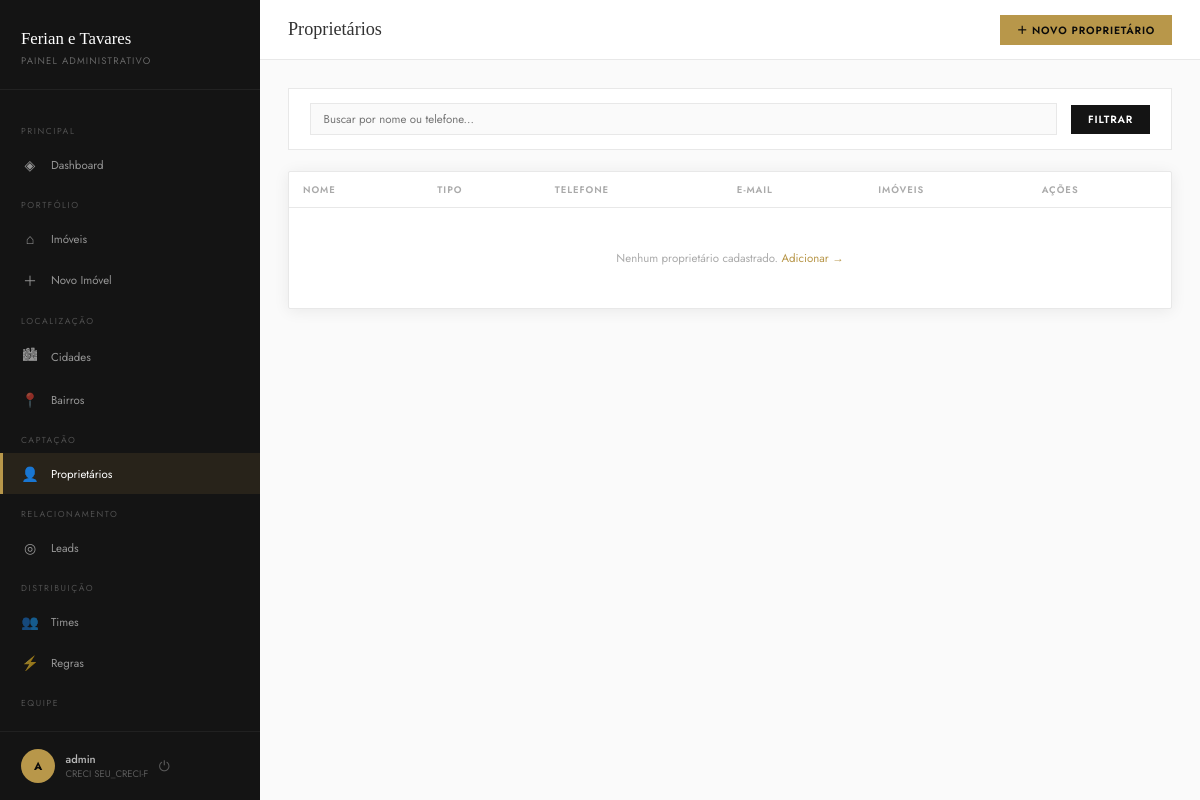
The page /painel/proprietarios/ (signed in) on the database as committed earlier.
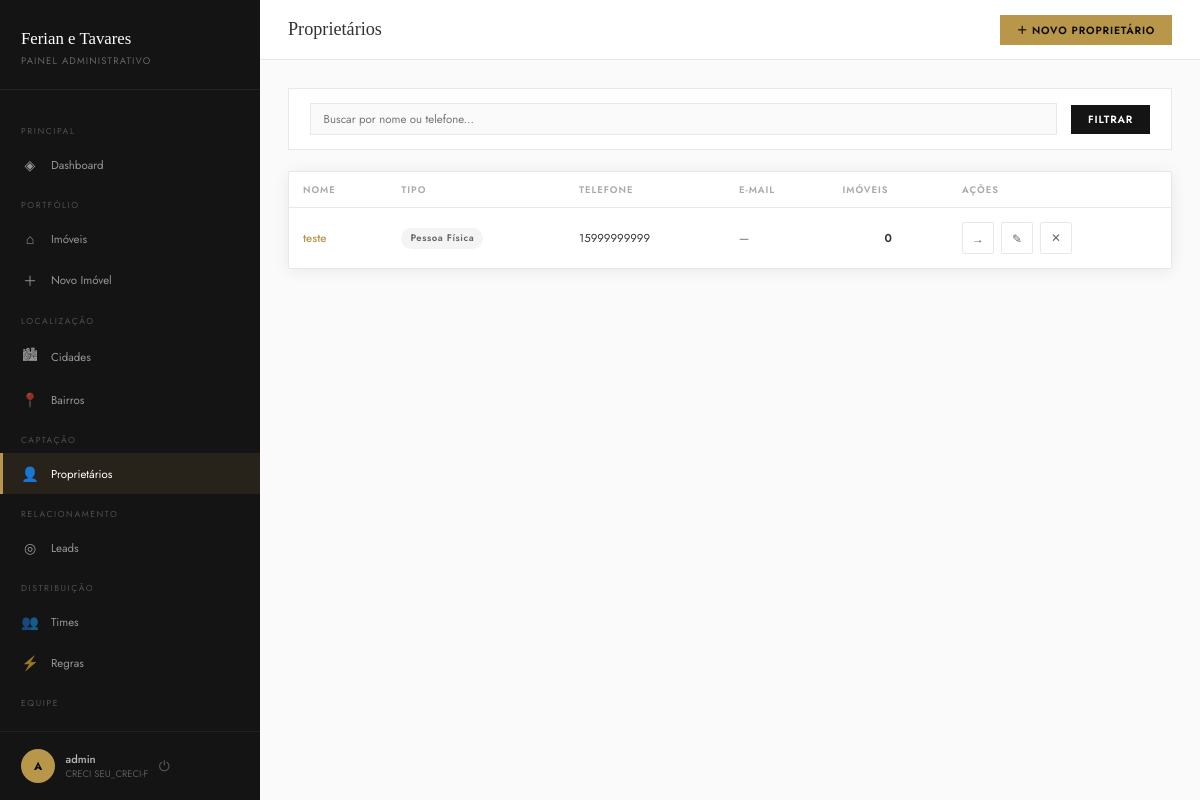
The same page on the database as committed later.
### imoveis/models.py (models this page shows, shortened)
class Proprietario(models.Model):
    TIPO_CHOICES = [
        ('pf', 'Pessoa Física'),
        ('pj', 'Pessoa Jurídica'),
    ]
    nome = models.CharField('Nome completo', max_length=200)
    tipo = models.CharField('Tipo', max_length=2, choices=TIPO_CHOICES, default='pf')
    cpf_cnpj = models.CharField('CPF / CNPJ', max_length=20, blank=True)
    telefone = models.CharField('Telefone', max_length=20)
    telefone2 = models.CharField('Telefone 2', max_length=20, blank=True)
    email = models.EmailField('E-mail', blank=True)
    observacoes = models.TextField('Observações', blank=True)
    criado_em = models.DateTimeField(auto_now_add=True)
    class Meta:
        verbose_name = 'Proprietário'
        verbose_name_plural = 'Proprietários'
        ordering = ['nome']

### core/admin_views.py (the view)
# urls.py: path('proprietarios/', admin_views.proprietario_list, name='proprietario_list'),
@login_required
def proprietario_list(request):
    q = request.GET.get('q', '')
    qs = Proprietario.objects.annotate(total_imoveis=Count('imoveis'))
    if q:
        qs = qs.filter(Q(nome__icontains=q) | Q(telefone__icontains=q))
    return render(request, 'painel/proprietario_list.html', {'proprietarios': qs, 'q': q})

### core/context_processors.py (called while the page is built)
def site_settings(request):
    return {
        'WHATSAPP_NUMBER': getattr(settings, 'WHATSAPP_NUMBER', '5511947532081'),
        'BROKER_NAME': getattr(settings, 'BROKER_NAME', 'Luiz Tavares'),
        'BROKER_CRECI': getattr(settings, 'BROKER_CRECI', '226905-F'),
        'DISTRIBUICAO_ATIVA': getattr(settings, 'DISTRIBUICAO_LEADS_ATIVA', False),
    }

### templates/painel/proprietario_list.html (shortened to what this page needs)
{% extends "painel/base.html" %}
{% block page_title %}Proprietários{% endblock %}
{% block topbar_actions %}
<a href="{% url 'painel:proprietario_create' %}" class="topbar-btn btn-gold">＋ Novo Proprietário</a>
{% endblock %}
{% block content %}
<form method="get" class="filter-bar">
  <input type="text" name="q" value="{{ q }}" placeholder="Buscar por nome ou telefone...">
  <button type="submit" class="filter-submit">Filtrar</button>
</form>
<div class="card">
  <div class="table-wrap">
    <table>
      <thead>
        <tr>
          <th>Nome</th>
          <th>Tipo</th>
          <th>Telefone</th>
          <th>E-mail</th>
          <th>Imóveis</th>
          <th>Ações</th>
        </tr>
      </thead>
      <tbody>
        {% for p in proprietarios %}
        <tr>
          <td>
            <a href="{% url 'painel:proprietario_detail' p.pk %}" style="font-weight:500;color:#b8974a">
              {{ p.nome }}
            </a>
          </td>
          <td><span class="badge badge-gray">{{ p.get_tipo_display }}</span></td>
          <td style="font-size:0.82rem">{{ p.telefone }}</td>
          <td style="font-size:0.82rem;color:#666">{{ p.email|default:"—" }}</td>
          <td style="text-align:center;font-weight:600">{{ p.total_imoveis }}</td>
          <td>
            <div class="actions">
              <a href="{% url 'painel:proprietario_detail' p.pk %}" class="action-btn" title="Ver">→</a>
              <a href="{% url 'painel:proprietario_edit' p.pk %}" class="action-btn" title="Editar">✎</a>
              <form method="post" action="{% url 'painel:proprietario_delete' p.pk %}"
                    onsubmit="return confirm('Excluir {{ p.nome }}?')" style="display:inline">
                <button type="submit" class="action-btn danger">✕</button>
              </form>
            </div>
          </td>
        </tr>
        {% empty %}
        <tr>
          <td colspan="6" style="text-align:center;padding:3rem;color:#aaa">
            Nenhum proprietário cadastrado.
            <a href="{% url 'painel:proprietario_create' %}" style="color:#b8974a">Adicionar →</a>
          </td>
        </tr>
        {% endfor %}
      </tbody>
    </table>
  </div>
</div>
{% endblock %}

Rows that differ between the two databases and show on the page:
added Proprietario: nome "teste", tipo "Pessoa Física", telefone "15999999999", email "—", total_imoveis "0"
Other text that changed with them:
text no longer shown: "Nenhum proprietário cadastrado. Adicionar →"
